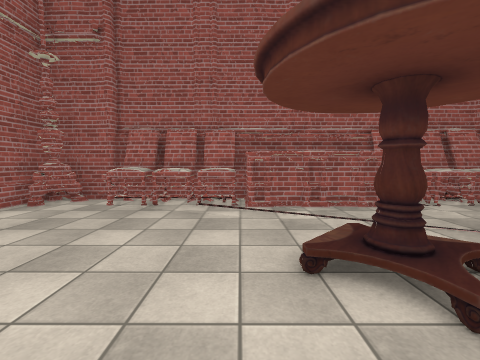
[1] (above)

12 first-person views from a walk through a scene from a Unity 3-D project. The camera is 1.4 m above the floor, tilts 4° down and sees 90° across. The floor is counted in squares, 1 m on a side. Each view is taken from the middle of a square. On the plan, view 1 faces up. The plan holds only what a view shows up to about 13 squares ahead; the rest is blank. Some surface patterns are stand-ins.

[2]
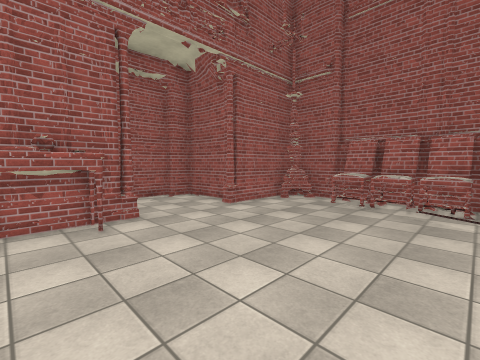

[3]
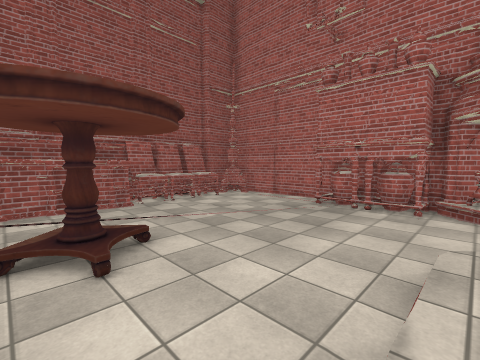

[4]
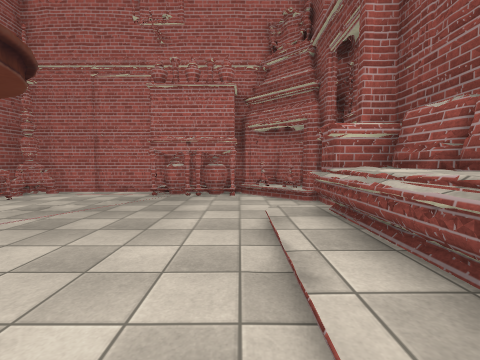

[5]
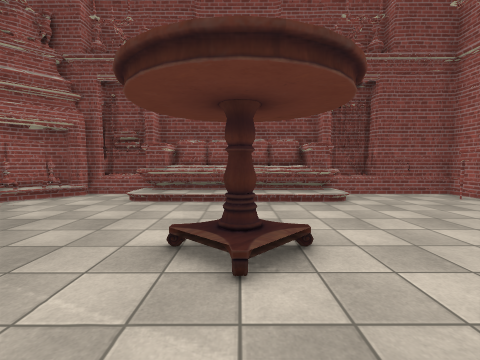

[6]
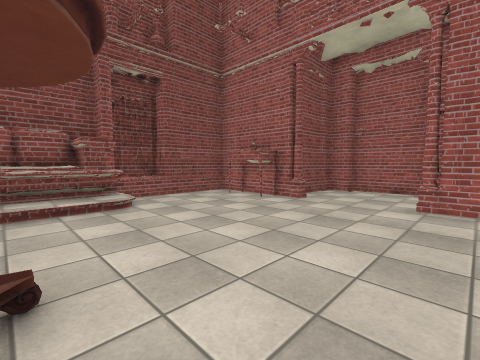

[7]
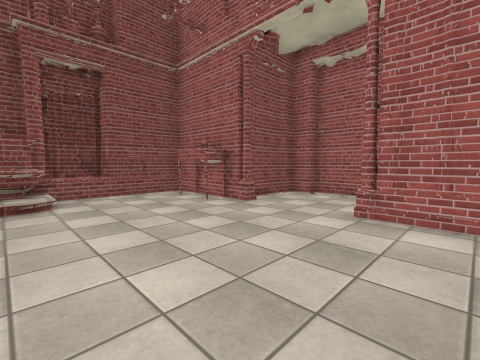

[8]
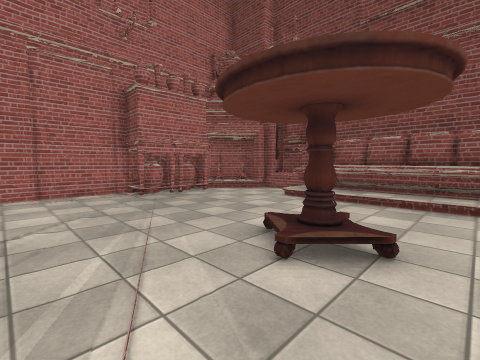

[9]
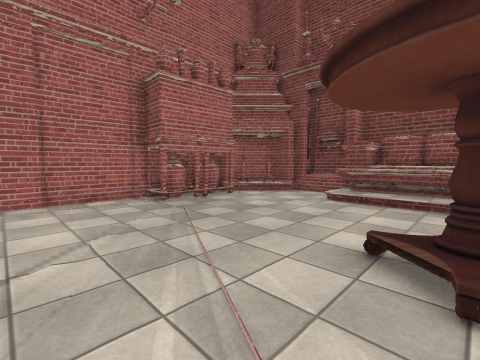

[10]
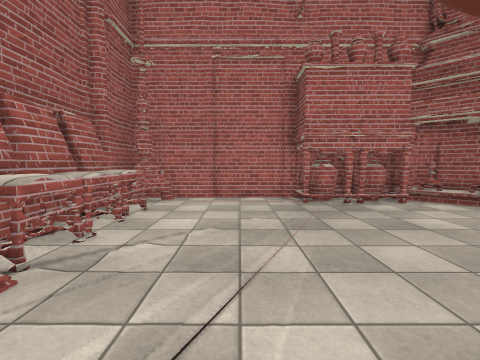

[11]
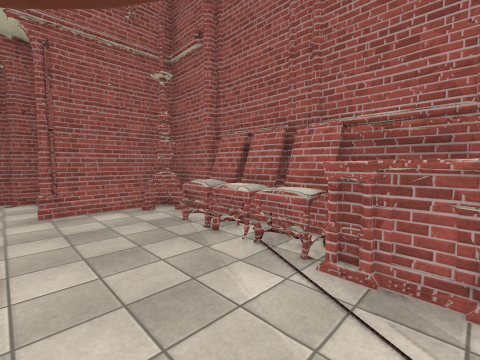

[12]
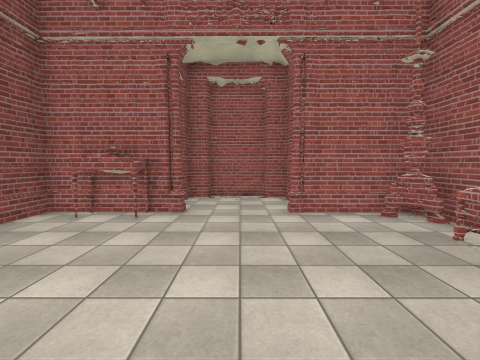

### Floor plan
Key: @ floor where view 1 was taken; # wall or solid block; . main floor; : floor 0.25 m higher than the main floor; / step, stairs or slope; = window, fence, low wall or low ledge; ^ raised ledge; O other object.
Columns run from 12 left of view 1 to 12 right of it. Each row starts with its distance up from view 1.
  9      ########    ########
  8     ##..^^^^#####^^^^^.=#
  7     #...................#
  6  ####...................#
  5 ##..#...................#
  4 #............./.........#
  3 #............/OO......###
  2 #.............O.......##
  1 ##....................#
  0  #####......@.........##
 -1     ##................##
 -2     ##..../:::::::/....#
 -3     #.....##^^^^^##...##
 -4     ############^##==###
 -5               ### ####

Where each view was taken, in squares from view 1:
view 1: 0 up, 0 right, facing up
view 2: 2 down, 0 right, facing up-left
view 3: 2 down, 1 right, facing up-right
view 4: 1 down, 0 right, facing right
view 5: 7 up, 2 right, facing down
view 6: 6 up, 1 right, facing down-left
view 7: 7 up, 1 left, facing down-left
view 8: 7 up, 0 right, facing down-right
view 9: 7 up, 2 right, facing down-right
view 10: 5 up, 2 right, facing right
view 11: 4 up, 2 right, facing up-left
view 12: 3 up, 1 right, facing left
